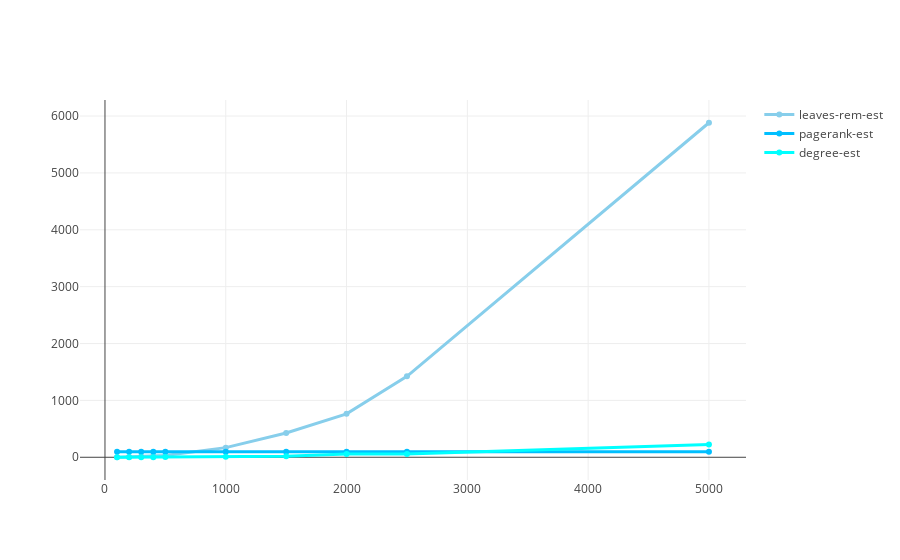

This figure's notebook cell:
### Code cell
trace1 = go.Scatter(
    x = val2,
    y = times_lr_p3r,
    mode = 'lines+markers',
    name = 'leaves-rem-est',
    line = dict(
        color = (colors2[0]),
        width = 3)
)
trace2 = go.Scatter(
    x = val2,
    y = times_pr_p3r,
    mode = 'lines+markers',
    name = 'pagerank-est',
    line = dict(
        color = (colors2[1]),
        width = 3)
)
trace3 = go.Scatter(
    x = val2,
    y = times_dg_p3r,
    mode = 'lines+markers',
    name = 'degree-est',
    line = dict(
        color = (colors2[2]),
        width = 3)
)
data = [trace1,trace2,trace3]

iplot(data, filename='line-mode')
##### BA 3-fastest

### Figure 1 — Plotly figure (JSON) as saved in the notebook; plotly's stock layout.template omitted (floating-point values rounded to 4 significant figures)
{"data": [{"line": {"color": "skyblue", "width": 3}, "mode": "lines+markers", "name": "leaves-rem-est", "type": "scatter", "x": [100, 200, 300, 400, 500, 1000, 1500, 2000, 2500, 5000], "y": [2.187, 6.644, 12.89, 21.32, 31.84, 169.6, 427.8, 763.5, 1423.0, 5882.0]}, {"line": {"color": "deepskyblue", "width": 3}, "mode": "lines+markers", "name": "pagerank-est", "type": "scatter", "x": [100, 200, 300, 400, 500, 1000, 1500, 2000, 2500, 5000], "y": [99.28, 99.28, 99.28, 99.28, 99.28, 99.28, 99.28, 99.28, 99.28, 99.28]}, {"line": {"color": "aqua", "width": 3}, "mode": "lines+markers", "name": "degree-est", "type": "scatter", "x": [100, 200, 300, 400, 500, 1000, 1500, 2000, 2500, 5000], "y": [0.4809, 0.9891, 1.519, 2.333, 3.333, 9.241, 17.47, 56.95, 58.16, 223.6]}], "layout": {}}
